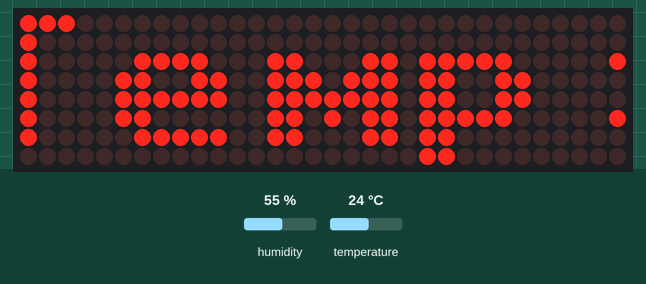
The program below on a simulated Raspberry Pi Pico running MicroPython. Shown: 32×8 LED matrix. The test bench sets the inputs (shaded band); at power-on: temperature 24 °C, humidity 55 %. Library files of the repository ran but are not shown: max7219.py.

Above: at 1.29 s.
1.3 s: temperature set to 12 °C
10.3 s: temperature set to 19 °C
At 20.06 s:
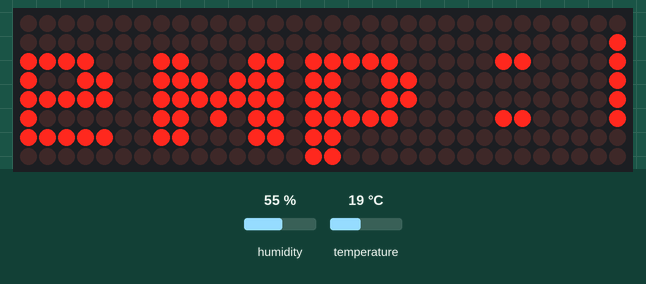
21.5 s: temperature set to 33 °C
At 29.14 s:
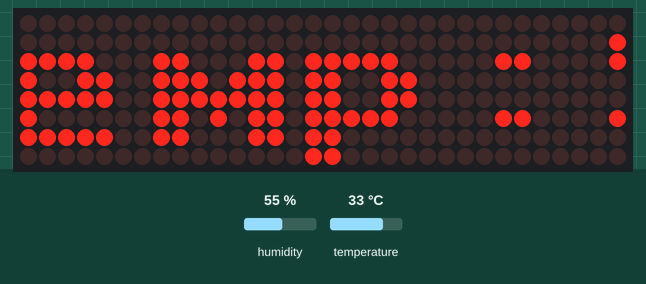

The program:

8x8matrix-dht11.py
```python
from machine import Pin, SPI
from max7219 import Matrix8x8
from time import sleep
import dht

# Initialize SPI and MAX7219
spi = SPI(0, baudrate=10000000, polarity=0, phase=0, sck=Pin(18), mosi=Pin(19))
cs = Pin(17, Pin.OUT)
sensor = dht.DHT11(Pin(2))

# Set up the display (1 module, 8x8 matrix)
display = Matrix8x8(spi, cs, 4)
display.brightness(5)  # Set default brightness (0 to 15)
display.fill(0)

# Function to scroll text
def scroll_text(message, delay=0.1, brightness=5):
    """Scrolls a message across the display with adjustable brightness."""
    display.brightness(brightness)  # Set brightness
    display.fill(0)  # Clear display
    message_length = len(message) * 8  # Each character is 8 pixels wide
    for x in range(8, -message_length - 1, -1):  # Scroll from right to left
        display.fill(0)
        display.text(message, x, 0, 1)  # Draw text at position (x, 0)
        display.show()  # Refresh display
        sleep(delay)  # Delay for smooth scrolling

while True:
    # Measure temperature
    sensor.measure()
    temp = sensor.temperature()
    temp_f = temp * (9 / 5) + 32.0 # convert to fahrenheit

    # Scroll temperature message with appropriate brightness
    scroll_text("Temp:%3.1fF" % temp_f, delay=0.1)
    #sleep(2)

    # Clear the display after scrolling
    display.fill(0)
    display.show()
```
